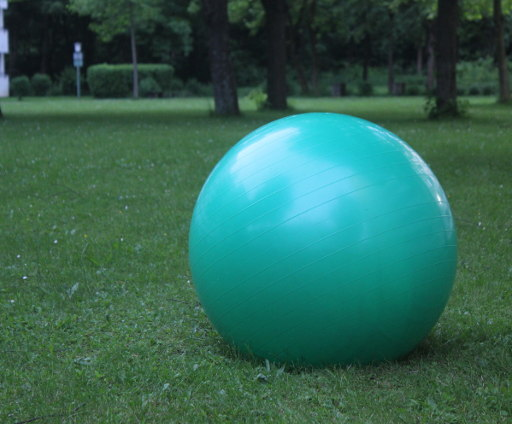
#> input picture assets/green_ball_small.jpg, 512 x 424 px
$ python color-segmentation-test.py   (Python 2 division)
#> lines starting #> are read from the running program, lines starting #| are printed output that depends on the picture; long printed decimals are rounded
"""
    Test the color segmentation using k-means
"""

import numpy as np
import cv2
import time

img = cv2.imread('../assets/green_ball_small.jpg')
#> img is the input picture: shape (424, 512, 3); mean B, G, R 84, 100.3, 49.8
Z = img.reshape((-1, 3))

# convert to np.float32
Z = np.float32(Z)

# define criteria, number of clusters(K) and apply kmeans()
criteria = (cv2.TERM_CRITERIA_EPS + cv2.TERM_CRITERIA_MAX_ITER, 10, 1.0)

K = 3
t0 = time.time()
ret, label, center = cv2.kmeans(Z, K, criteria, 10, cv2.KMEANS_PP_CENTERS)
#> ret = 277620147.6; center = [[75.11, 103.5, 58.46], [200.5, 189.3, 59.43], [39.19, 45.51, 26.77]]
t_kmeans = time.time() - t0

print "found K", K
print ret
#| 277620147.634
print label
#> (printed output is left out)
print center
#| [[ 75.112 103.502  58.465]
#|  [200.508  189.3153    59.435 ]
#|  [ 39.190   45.514  26.768]]
print "time needed", t_kmeans

# Now convert back into uint8, and make original image
center = np.uint8(center)
#> center = [[75, 103, 58], [200, 189, 59], [39, 45, 26]]
res = center[label.flatten()]
res2 = res.reshape(img.shape)
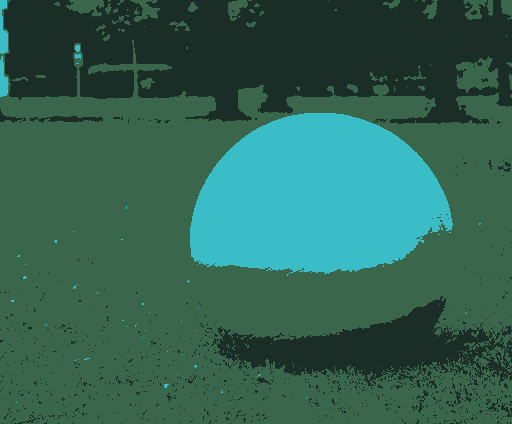
#> res2: shape (424, 512, 3); mean B, G, R 83.8, 99.8, 49.3

cv2.imshow('res2', res2)
cv2.waitKey(0)
cv2.destroyAllWindows()

# Save file
# cv2.imwrite('./green_ball_segmented_%d_colors.jpg' % K, res2)
